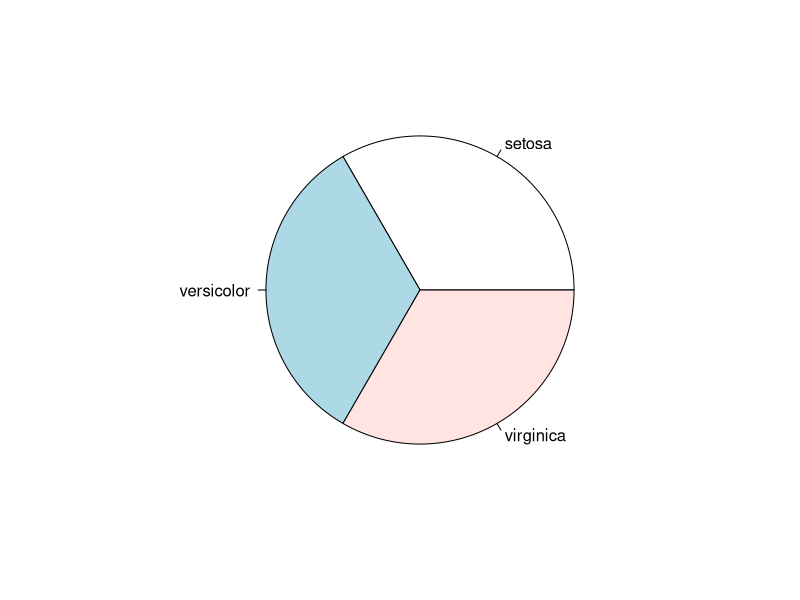
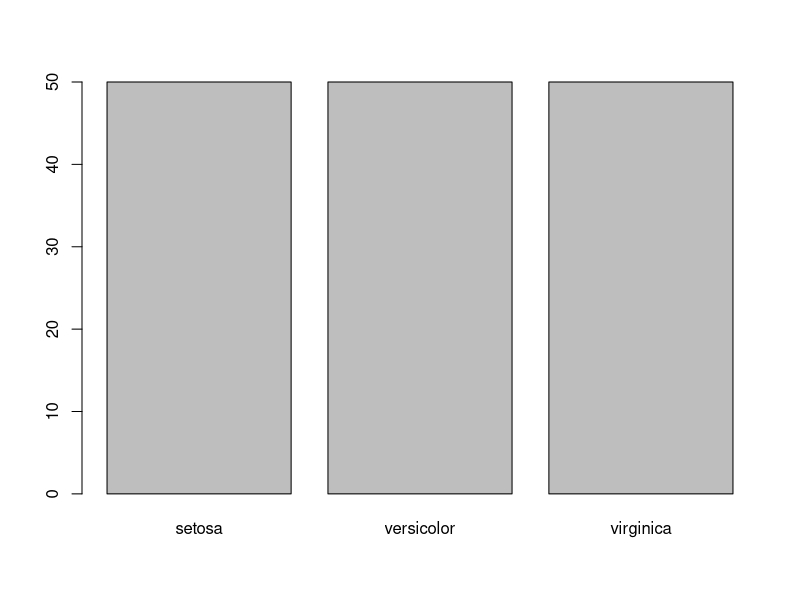
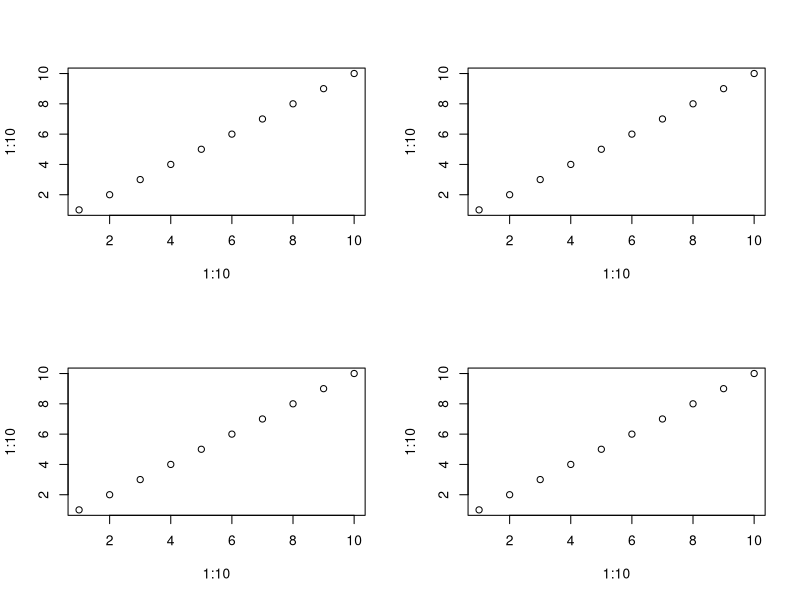
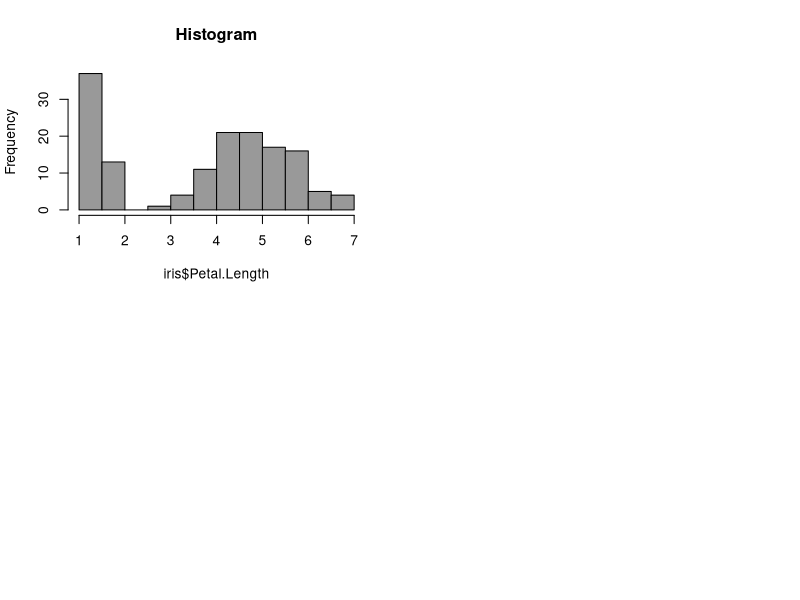
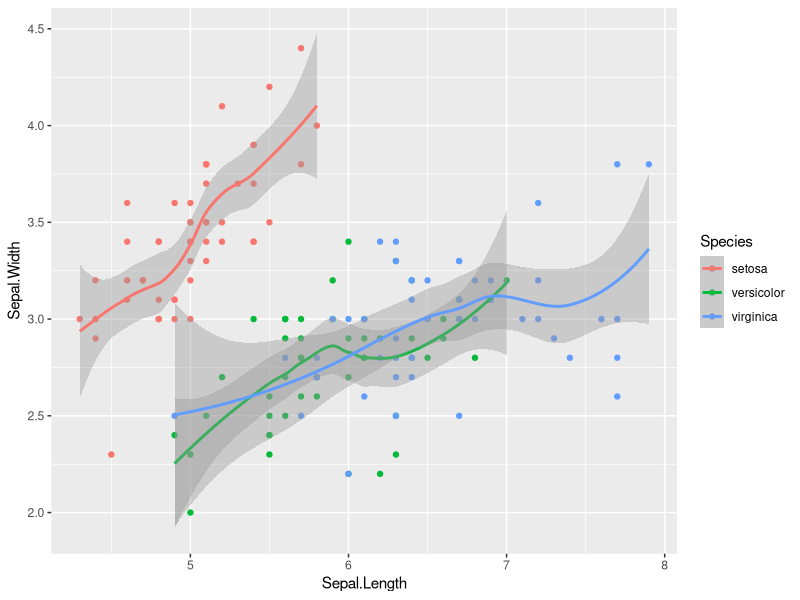

Write the R code that produced these figures, in order.
## ---- chunk 1
knitr::opts_chunk$set(echo = TRUE)
## ---- chunk 2
data (package = "base")
## ---- chunk 3
?iris
## ---- chunk 4
iris
dim(iris)
names(iris)

# What difference (s) do you make with the command
str(iris)
## ---- chunk 5
iris$Petal.Length
iris$Species
## ---- chunk 6
levels(iris$Species)
## ---- chunk 7
summary(iris)
## ---- chunk 8
table(iris$Species)
## ---- chunk 9
pie(table(iris$Species))
barplot(table(iris$Species))
## ---- chunk 10
def_par <- par()
# par(mfrow = c (nl, nc))
par(mfrow = c (2, 2))
plot(1:10, 1:10)
plot(1:10, 1:10)
plot(1:10, 1:10)
plot(1:10, 1:10)

# par()$mfrow <- def_par$mfrow
## ---- chunk 11
# par(mfcol = c (nl, nc))
## ---- chunk 12
collection1 <- rep(c("setosa","versicolor","virginica"), +c(15,19,12))
table(collection1)

collection2 <- rep(c("setosa","versicolor","virginica"), +c(22,27,17))
## ---- chunk 13
# summary(iris$Petal.Length)
## ---- chunk 14
min(iris$Petal.Length)

max(iris$Petal.Length)

mean(iris$Petal.Length)
## ---- chunk 15
sum(iris$Petal.Length)

length(iris$Petal.Length)

sum(iris$Petal.Length)/length(iris$Petal.Length)
## ---- chunk 16
sort(iris$Petal.Length)
## ---- chunk 17
ordLpetal <- sort(iris$Petal.Length)

ordLpetal # comment the result

sum(ordLpetal)/length(ordLpetal)

ordLpetal[38]

(ordLpetal[75]+ordLpetal[76])/2
 ordLpetal[113]
## ---- chunk 18
hist(iris$Petal.Length, col=gray(0.6), main = "Histogram")
# main is the option to display a title in a chart.
## ---- chunk 19
library(ggplot2)

ggplot(data = iris, mapping = aes(Sepal.Length, Sepal.Width, colour = Species)) +
        geom_point() +
        geom_smooth()
